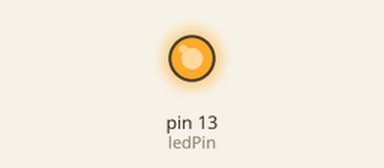
Recording of a sketch running on a simulated Arduino Uno, built with avr-gcc and run on an emulated ATmega328P. On the bench: output pins drawn as LEDs (lit = HIGH).

Above: at 0.1 s.
At 39.1 s:
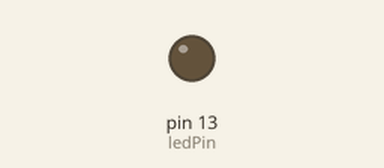
Timing chart, 0 to 40.0 s (numbered marks = the images above):
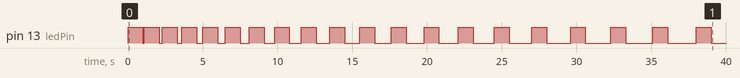

Measured:
- by itself, pin 13 (ledPin): LOW → HIGH at 0.00 s, → LOW 1.0 s later, → HIGH 0.10 s later, → LOW 1.0 s later, … (40 changes in this stretch)

The sketch:

LED_Intervalo_Tiempo.ino
```cpp
  // Encendido de LED en un intervalo de tiempo variable que depende del número de veces que se ejecuta el programa
int ledPin = 13;  // LED que se encuentra en el pin 13
int n = 0;    //Entero que contará el paso por la función loop
void setup(){
   pinMode(ledPin, OUTPUT); // El pin 13 será una salida digital
}
void loop(){
   digitalWrite(ledPin, HIGH);  // Enciende el LED
   delay(1000);         // Pausa de 1 segundo
   digitalWrite(ledPin, LOW);   // Apaga el LED
   n++;         //Incrementamos n
   delay(delayVal(n));      //Pausa de un tiempo variable
}
int delayVal(int f){
   return f*100;
}
```
